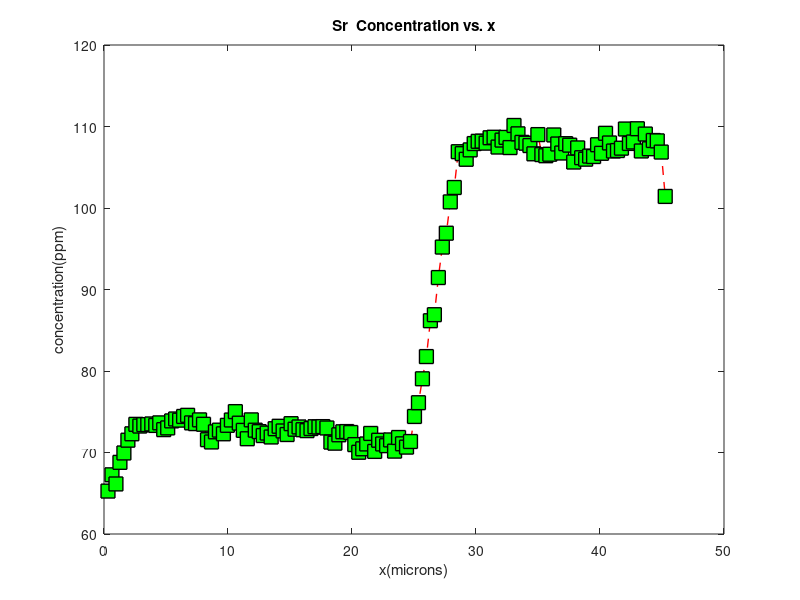
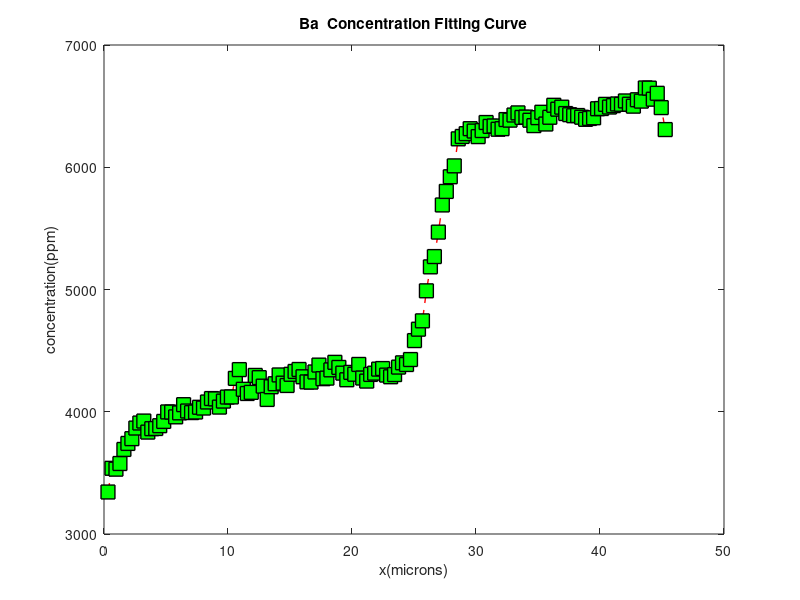

Recreate these plots in MATLAB, in order. (Note: this script raises an error after producing the figures.)
%we have to figure out how the range you choose to fit would effect your age result; another issue is how to determine the temperature

clear all;
close all;
%========time conversion===================================================
time2Year = 1/(10^12*3600*24*365);

%% Plot the Barium and Strontium concentration vs. distance, with data point

% Load data from .mat file, then we can get arrays Sr, Ba, microns
temp = 820 + 273;
s = load('ESS134_Data_1.mat','-mat');
microns = s.microns;

Ba = s.Ba(:,1);
BaError = s.Ba(:,2);

Sr = s.Sr(:,1);
SrError = s.Sr(:,2);

figure;
plot(microns, Sr, '--rs', 'LineWidth', 1, 'MarkerEdgeColor', 'k', 'MarkerFaceColor', 'g', 'MarkerSize', 10 );
title('Sr  Concentration vs. x');
xlabel('x(microns)');
ylabel('concentration(ppm)');

figure;
plot(microns, Ba, '--rs', 'LineWidth', 1, 'MarkerEdgeColor', 'k', 'MarkerFaceColor', 'g', 'MarkerSize', 10 );
title('Ba  Concentration Fitting Curve');
xlabel('x(microns)');
ylabel('concentration(ppm)');
hold on;



%% Using non-linear fit to fit the Ba experimental data

% Function model: a(1) = 0.5*(c_left+c_right); a(2) = 0.5*(c_right-c_left); a(3) = D*t;
% concentration = @(a, X) 1000*a(1) + 1000*a(2)*erf((X(:,1)-a(3))/(2*sqrt(a(4))));


%=====================Using nlinfit to fit the data========================
concentration = @(a, X) 1000*a(1) + 1000*a(2)*erf((X(:,1)-a(3))/(2*a(4)));
BaBeta0 = [5, 1.5, 25, 5];

obs = [microns];

opts = statset('MaxIter', 10000);

opts.RobustWgtFun = 'bisquare';
% fitBegin = 60;------to reproduce 1073 years
% fitEnd = 120;------ to reproduce 1073 years
fitBegin = 76;
fitEnd = 90;
%how the fitting affects time
%result = lsqcurvefit(concentration, beta0,  microns(60:100, 1), Ba(60:100, 1));
%res        ult = nlinfit(obs(60:100, 1), Ba(60:100, 1), concentration, beta0, opts);


%===================Calculation Of uncertainty=============================
[BaResult, resid, J, sigma] = nlinfit(obs(fitBegin:fitEnd, 1), Ba(fitBegin:fitEnd, 1), concentration, BaBeta0, opts);
ci = nlparci(BaResult, resid, 'covar', sigma);


%===================Plot the fit data======================================
%BaFit = 1000*result(1) + 1000*result(2)*erf((microns(60:100, 1)-result(3))/(2*sqrt(result(4))));
%BaFit = 1000*BaResult(1) + 1000*BaResult(2)*erf((microns(fitBegin:fitEnd, 1)-BaResult(3))/(2*sqrt(BaResult(4))));
BaFit = 1000*BaResult(1) + 1000*BaResult(2)*erf((microns(fitBegin:fitEnd, 1)-BaResult(3))/(2*BaResult(4)));
%plot(microns(60:100, 1), BaFit,  'k', 'LineWidth', 2);
plot(microns(fitBegin:fitEnd, 1), BaFit,  'k', 'LineWidth', 2);


%===============Plot the inversion of erf, straight line fit===============
figure;

invBa = erfinv((Ba - 1000 * BaResult(1)) / (1000 * BaResult(2)));
invBaFit = erfinv((BaFit - 1000 * BaResult(1)) / (1000 * BaResult(2)));

plot(microns(fitBegin:fitEnd), invBa(fitBegin:fitEnd), '--rs', 'LineWidth', 1, 'MarkerEdgeColor', 'k', 'MarkerFaceColor', 'g', 'MarkerSize', 10 );
title('Inverse ERF Linear Fit');
xlabel('x(microns)');
ylabel('erfinv((Concentration-C_1)/C_2)');
hold on;
plot(microns(fitBegin:fitEnd), invBaFit, 'k', 'LineWidth', 2);


%===================Why I select this range for nonlinear fitting================================
figure;
invBa = erfinv((Ba - 1000 * BaResult(1)) / (1000 * BaResult(2)));
plot(microns(:), invBa, '--rs', 'LineWidth', 1, 'MarkerEdgeColor', 'k', 'MarkerFaceColor', 'g', 'MarkerSize', 10);
title('Inverse ERF Linear Fit(Large Data Range)');
xlabel('x(microns)');
ylabel('erfinv((Concentration-C_1)/C_2)');


%==================Goodness of fit using chi-square value---------------------
chisquareBa = sum( ( (Ba(fitBegin:fitEnd)' - BaFit(:)').^2)./ (BaError(fitBegin:fitEnd)'.^2) ) / (15-1-4); 


%===================Age Calculation----------------------------------------------
diffusivityBa = 2.9 * 0.1 * exp(-455000 / (8.314472 * 1093));
% diffusivityBa = 2.9 * 0.1 * exp(-450000 / (8.3 * 1073));-------reproduce
% 1073 yers

ageBa = BaResult(4)^2 / diffusivityBa * 10^-12 / (3600 * 24 * 365);
disp(ageBa);


%==================Age Uncertainty Calculation(2-sigma)-----------------------------
% DTSqrtBa = BaResult(4);
% DTSqrtBaUnty = (ci(4,2)-ci(4,1))/2;
% gasConstant = 8.314472;
% diffusivityBaUnty = sqrt((diffusivityBa*20000 / (gasConstant*temp))^2 + (diffusivityBa*455000*20 / (gasConstant*temp^2))^2);
% 
% ageBaUnty = sqrt((DTSqrtBa/diffusivityBa^2 * diffusivityBaUnty)^2 + (DTSqrtBa/diffusivityBa * DTBaUnty)^2);
% disp(ageBaUnty/365/24/3600);
%=================age uncertainty recalculation----------------------------
% Dmin = 2.9 * 0.1 * exp(-475000 / (8.314472 * 1073));
% Dmax = 2.9 * 0.1 * exp(-435000 / (8.314472 * 1113));
% % DTmin = ci(4,1);
% % DTmax = ci(4,2);
% ageMax = DTSqrtBa / Dmin / 10^12 / (3600*24*365);
% ageMin = DTSqrtBa / Dmax / 10^12 / (3600*24*365);
%=================Monte Carlo method to calculate age uncertainty---------------------------------------
nRandom = 10^5;
BaResult4Unty = ci(4,2)-BaResult(4);
nBin = 200;

numeratorRan = normrnd(455000, 20, nRandom, 1);
tempRan = normrnd(1093, 10, nRandom, 1);
DTSqrtRan = normrnd(BaResult(4), BaResult4Unty, nRandom, 1);
% DTSquareRan = DTSqrtRan.*DTSqrtRan;
diffusivityRan = 2.9 * 0.1 * exp(-numeratorRan./ (8.314472 * tempRan));
% ageRan = sqrt(DTSquareRan./(diffusivityRan.^2));
ageRan = DTSqrtRan.^2./diffusivityRan*time2Year;

figure;
hist(ageRan, nBin);
title('Age Monte Carlo Histogram');
xlabel('age(year)');
ylabel('number of events');

histHandle = hist(ageRan, nBin);
yearsPerBin = max(ageRan)/nBin;
ageRanMean = mean(ageRan);
%===============integral histogram-----------------------------------------
cumAgeRan = cumsum(histHandle)/sum(histHandle);
figure;
plot(yearsPerBin*[0:nBin], [0, cumAgeRan]);
title('Age CDF');
xlabel('age(year)');
ylabel('probablity');

ageSum = sum (ageRan);
hold on;
scatter(155.76, 0.05, 'fill');
hold on;
scatter(2959.6, 0.95, 'fill');

%% -----------------Calculation of Sr diffusivity------------------------
concentrationSr = @(a, X) a(1) + a(2)*erf((X(:,1)-a(3))/(2*sqrt(a(4))));

SrBeta0 = [80, 20, 25, 0.8];

obs = [microns];

opts = statset('MaxIter', 10000); 
opts.RobustWgtFun = 'bisquare';

fitBeginSr = 70;
fitEndSr = 100;

SrResult = nlinfit(obs(fitBeginSr:fitEndSr, 1), Sr(fitBeginSr:fitEndSr, 1), concentrationSr, SrBeta0, opts);
SrFit = SrResult(1) + SrResult(2)*erf((microns(fitBeginSr:fitEndSr, 1)-SrResult(3))/(2*sqrt(SrResult(4))));

figure;
plot(microns, Sr, '--rs', 'LineWidth', 1, 'MarkerEdgeColor', 'k', 'MarkerFaceColor', 'g', 'MarkerSize', 10 );
hold on;
plot(microns(fitBeginSr:fitEndSr, 1), SrFit,  'k', 'LineWidth', 2);

SrFit = SrResult(1) + SrResult(2)*erf((microns(fitBegin:fitEnd, 1)-SrResult(3))/(2*sqrt(SrResult(4))));

figure;
plot(microns, Sr, '--rs', 'LineWidth', 1, 'MarkerEdgeColor', 'k', 'MarkerFaceColor', 'g', 'MarkerSize', 10 );
title('Sr  Concentration Fitting Curve');
xlabel('x(microns)');
ylabel('concentration(ppm)');
hold on;
plot(microns(fitBegin:fitEnd, 1), SrFit,  'k', 'LineWidth', 2);

%=============Recalculate the diffusivity of Sr---------------------------
SrDT = SrResult(4);
diffusivitySr = SrDT / ageRanMean;

%% Calculate the goodness of fit using the Chi-Squre misfit Value
%freedom = numel(microns) - 4 -1;
%reducedBaChiSquare = (BaFit - Ba)^2./(BaError * freedom);

%reducedBaChiSquare = (SrFit - Sr)^2./(SrError * freedom);